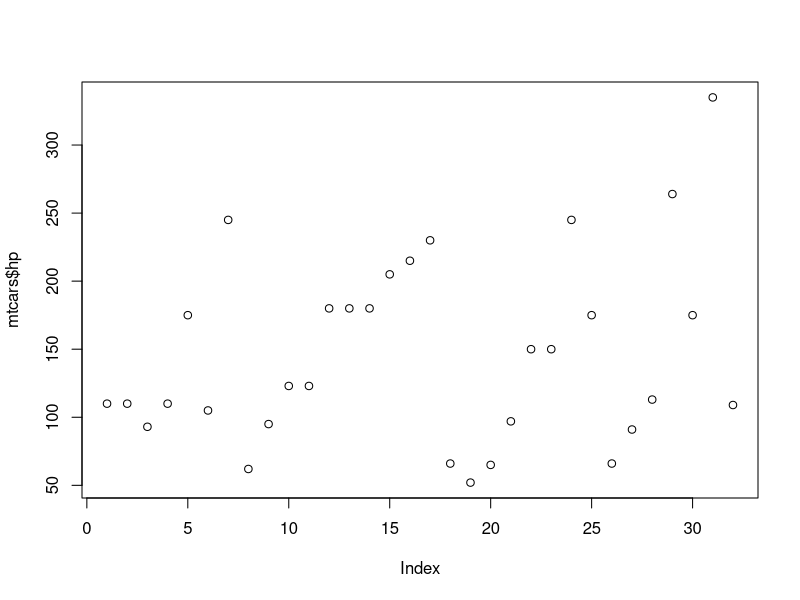

Write the R code that produced this figure.
## ------------------------------------------------------------------------
x <- c(1,2,3)
mean(x)

## ----Tab2, echo = FALSE, results = "asis", message = FALSE---------------
library(xtable)
options(xtable.comment = FALSE)
xtable(head(mtcars[,1:3]), caption = "Eine krasse Tabelle", label = "tab:Tab2")


## ----fig1, echo = TRUE, fig.cap = "Example of a figure", out.width = "50%"----
#knitr::include_graphics("../docs/picture2.png")
plot(mtcars$hp)

